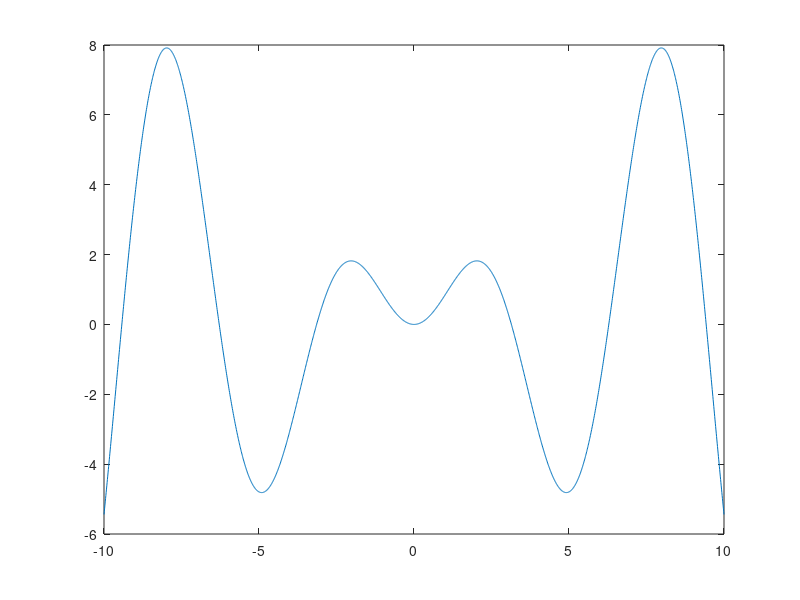

The MATLAB script that drew this image:
clear,clc
close all

x=[-10:0.01:10];
%x=linspace(-10,10,200); wazne
y=zeros(1,length(x));

for i=1:length(x)
    y(i)=x(i)*sin(x(i));
end

%y=x.*sin(x)
plot(x,y);
